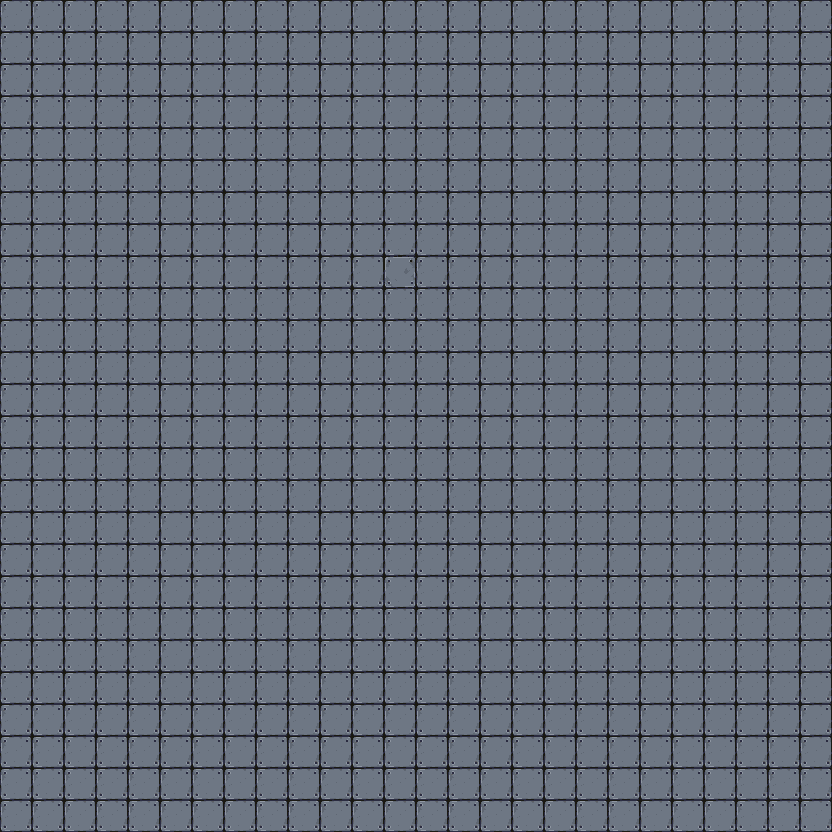

A level layout from a 2D game, rendered from its tile map. Below: a short description, then the map file with its tile-grid data intact:
An orthogonal 26x26 tile map with 32x32 px tiles, 1 tile layer (background), 2 tilesets and 1 object (player).

<map version="1.4" tiledversion="1.4.3" orientation="orthogonal" renderorder="right-down" width="26" height="26" tilewidth="32" tileheight="32" infinite="0" nextlayerid="4" nextobjectid="192">
 <properties>
  <property name="player_bomb_count" type="int" value="5" />
 </properties>
 <tileset firstgid="1" source="mr-figs.tsx" />
 <tileset firstgid="1711" source="newtiledsheet-32.tsx" />
 <layer id="1" name="background" width="26" height="26">
  <data encoding="csv">
267,267,267,267,267,267,267,267,267,267,267,267,267,267,267,267,267,267,267,267,267,267,267,267,267,267,
267,267,267,267,267,267,267,267,267,267,267,267,267,267,267,267,267,267,267,267,267,267,267,267,267,267,
267,267,267,267,267,267,267,267,267,267,267,267,267,267,267,267,267,267,267,267,267,267,267,267,267,267,
267,267,267,267,267,267,267,267,267,267,267,267,267,267,267,267,267,267,267,267,267,267,267,267,267,267,
267,267,267,267,267,267,267,267,267,267,267,267,267,267,267,267,267,267,267,267,267,267,267,267,267,267,
267,267,267,267,267,267,267,267,267,267,267,267,267,267,267,267,267,267,267,267,267,267,267,267,267,267,
267,267,267,267,267,267,267,267,267,267,267,267,267,267,267,267,267,267,267,267,267,267,267,267,267,267,
267,267,267,267,267,267,267,267,267,267,267,267,267,267,267,267,267,267,267,267,267,267,267,267,267,267,
267,267,267,267,267,267,267,267,267,267,267,267,229,267,267,267,267,267,267,267,267,267,267,267,267,267,
267,267,267,267,267,267,267,267,267,267,267,267,267,267,267,267,267,267,267,267,267,267,267,267,267,267,
267,267,267,267,267,267,267,267,267,267,267,267,267,267,267,267,267,267,267,267,267,267,267,267,267,267,
267,267,267,267,267,267,267,267,267,267,267,267,267,267,267,267,267,267,267,267,267,267,267,267,267,267,
267,267,267,267,267,267,267,267,267,267,267,267,267,267,267,267,267,267,267,267,267,267,267,267,267,267,
267,267,267,267,267,267,267,267,267,267,267,267,267,267,267,267,267,267,267,267,267,267,267,267,267,267,
267,267,267,267,267,267,267,267,267,267,267,267,267,267,267,267,267,267,267,267,267,267,267,267,267,267,
267,267,267,267,267,267,267,267,267,267,267,267,267,267,267,267,267,267,267,267,267,267,267,267,267,267,
267,267,267,267,267,267,267,267,267,267,267,267,267,267,267,267,267,267,267,267,267,267,267,267,267,267,
267,267,267,267,267,267,267,267,267,267,267,267,267,267,267,267,267,267,267,267,267,267,267,267,267,267,
267,267,267,267,267,267,267,267,267,267,267,267,267,267,267,267,267,267,267,267,267,267,267,267,267,267,
267,267,267,267,267,267,267,267,267,267,267,267,267,267,267,267,267,267,267,267,267,267,267,267,267,267,
267,267,267,267,267,267,267,267,267,267,267,267,267,267,267,267,267,267,267,267,267,267,267,267,267,267,
267,267,267,267,267,267,267,267,267,267,267,267,267,267,267,267,267,267,267,267,267,267,267,267,267,267,
267,267,267,267,267,267,267,267,267,267,267,267,267,267,267,267,267,267,267,267,267,267,267,267,267,267,
267,267,267,267,267,267,267,267,267,267,267,267,267,267,267,267,267,267,267,267,267,267,267,267,267,267,
267,267,267,267,267,267,267,267,267,267,267,267,267,267,267,267,267,267,267,267,267,267,267,267,267,267,
267,267,267,267,267,267,267,267,267,267,267,267,267,267,267,267,267,267,267,267,267,267,267,267,267,267
</data>
 </layer>
 <objectgroup id="2" name="objects">
  <object id="191" type="player" gid="45" x="32" y="64" width="32" height="32" />
 </objectgroup>
</map>
